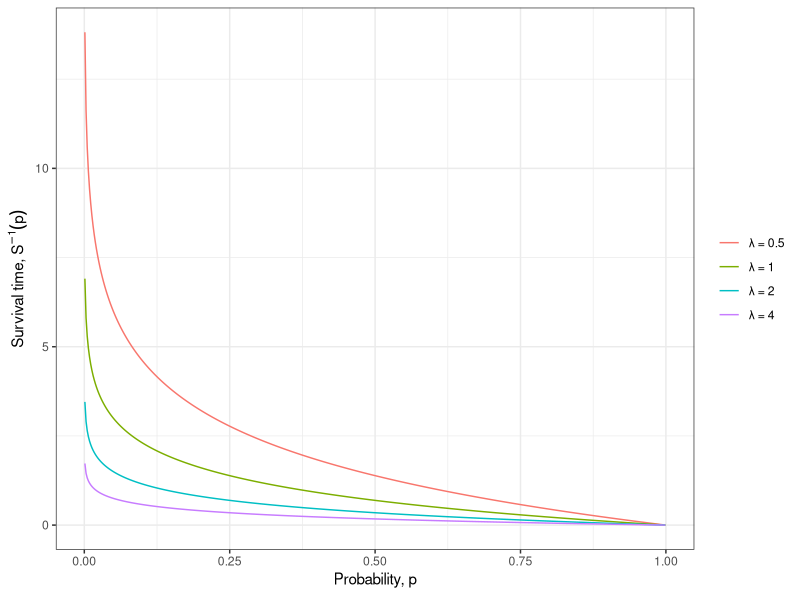

The R source for this figure:
## ---- chunk 1
#| code-fold: true
library(ggplot2)

p_seq <- seq(0.001, 0.999, length.out = 500)
rates <- c(0.5, 1, 2, 4)

df_isf <- do.call(rbind, lapply(rates, function(lam) {
  data.frame(
    p = p_seq,
    isf = -log(p_seq) / lam,
    lambda = factor(
      paste0("λ = ", lam),
      levels = paste0("λ = ", rates)
    )
  )
}))

ggplot(df_isf, aes(x = p, y = isf, color = lambda)) +
  geom_line() +
  labs(
    x = expression("Probability, " * p),
    y = expression("Survival time, " * S^{-1}*(p)),
    color = NULL
  ) +
  theme_bw()
